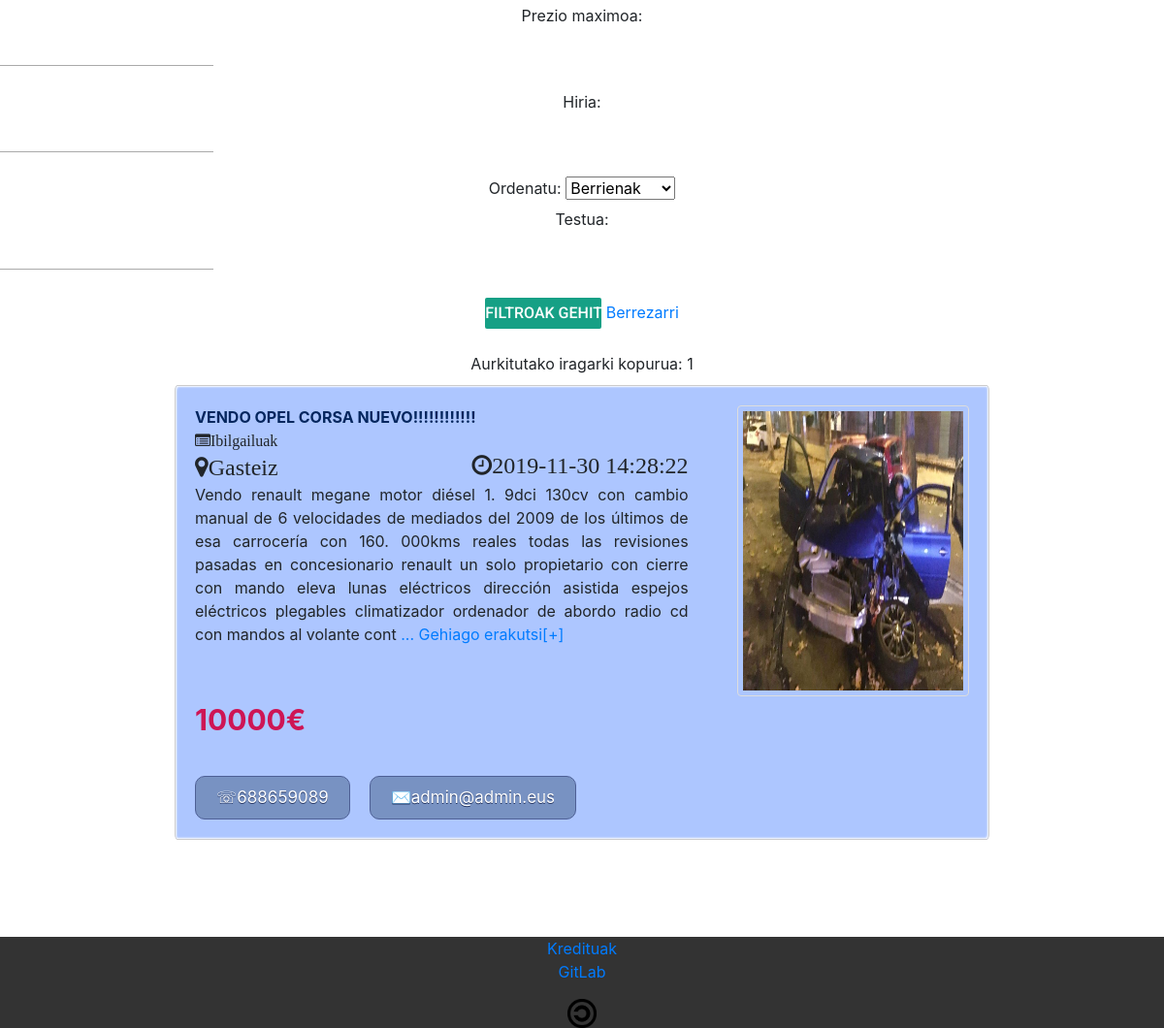
/php/Layout.php?category=Ibilgailuak (lower part), run on an earlier commit of the app's database.
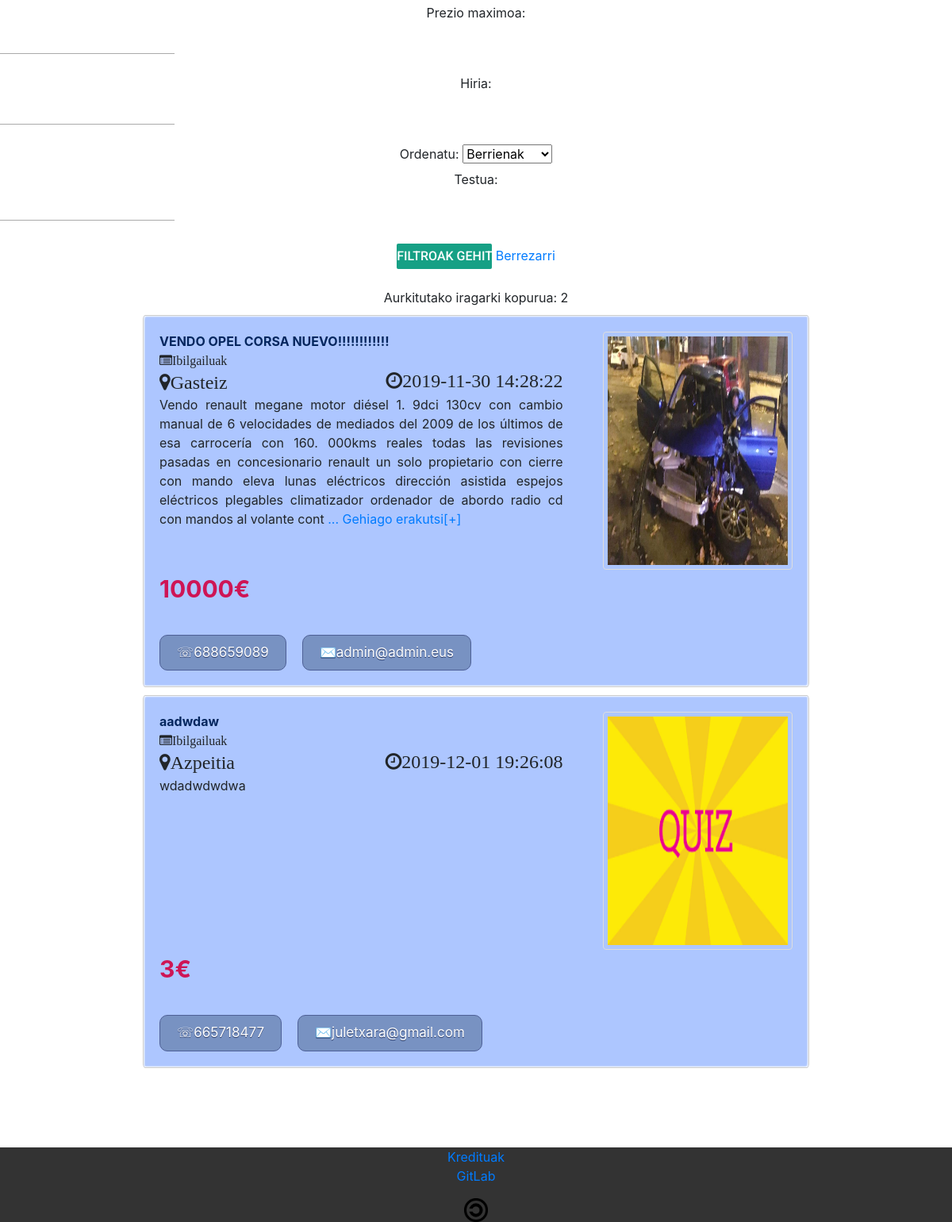
And on a later commit of the database.
### tables this page shows
CREATE TABLE `ads` (
  `ad_id` int(11) NOT NULL,
  `email` varchar(100) NOT NULL,
  `title` varchar(100) NOT NULL,
  `category` varchar(100) NOT NULL,
  `text` varchar(10000) NOT NULL,
  `price` float NOT NULL,
  `city` varchar(100) NOT NULL,
  `date` datetime NOT NULL
);

CREATE TABLE `users` (
  `email` varchar(100) NOT NULL,
  `password` varchar(100) NOT NULL,
  `name` varchar(100) NOT NULL,
  `surname1` varchar(100) NOT NULL,
  `surname2` varchar(100) NOT NULL,
  `telephone` int(11) NOT NULL,
  `banned` int(11) NOT NULL,
  `admin` int(11) NOT NULL
);

### php/ShowAdvertisementsFilter.php (the view, shortened to what this page needs)
<?php
include '../php/DbConfig.php';
$link = mysqli_connect($zerbitzaria, $erabiltzailea, $gakoa, $db) or die("Errorea datu-baseko konexioan");
$filters = array();
if (isset($_GET['category']) && !empty($category = trim($_GET['category']))) {
	$filters[] = "category='$category'";
}
$sql = "SELECT * FROM ads NATURAL JOIN users";
$sql_count = "SELECT COUNT(*) FROM ads NATURAL JOIN users";
if (count($filters) > 0) {
	$sql .= " WHERE " . implode(' AND ', $filters);
	$sql_count .= " WHERE " . implode(' AND ', $filters);
}
$result_count = mysqli_query($link, $sql_count) or die("Errorea datu-baseko kontsultan");
$row = mysqli_fetch_array($result_count, MYSQLI_ASSOC);
echo "<div>Aurkitutako iragarki kopurua: ".$row['COUNT(*)']."<div>";
$result = mysqli_query($link, $sql) or die("Errorea datu-baseko kontsultan");
while ($row = mysqli_fetch_array($result, MYSQLI_ASSOC)) {
	echo 	'<div class="home-anuntzio">
				<div class="home-anuntzio-head"></div>
				<div class="home-anuntzio-detail">
					<div class="home-anuntzio-detail-textu">
						<a href="Ad.php?ad_id='.$row['ad_id'].'"><b>'.$row['title'].'</b></a><br>
						<i class="fa fa-list-alt" aria-hidden="true">'.$row['category'].'</i>
						<div class="home-anuntzio-detail-textu-tokiordu">
							<span class="home-anuntzio-detail-textu-toki"><i class="fa fa-map-marker"
								style="font-size:24px">'.$row['city'].'</i></span>
							<span class="home-anuntzio-detail-textu-denbora"><i class="fa fa-clock-o"
								aria-hidden="true" style="font-size:24px">'.$row['date'].'</i></span>
						</div>
						<div class="home-anuntzio-detail-deskripzio">';
							echo substr($row['text'] , 0, 400);
							if(strlen($row['text'])>400) {
								echo '<a href=\'javascript:;\' onclick=\'GetFullDescription('. $row['ad_id'] .');\'> ... Gehiago erakutsi[+] </a>';
							}
							$directory = "../images/ads/".$row['ad_id']."/";
							$files = scandir($directory);
							$firstFile = $directory . $files[2];
						echo '</div>
					</div>
					<div class="home-anuntzio-detail-irudi">
						<img class="home-anuntzio-detail-irudi-txiki" src="'. $firstFile .'">
					</div>
				</div>
				<p class="prezioa">'.$row['price'].'€</p><br><br><br>
				<div class="home-anuntzio-footer">
					<a href="#" class="home-anuntzio-footer-kontaktua">&#9743;'.$row['telephone'].'</a>
					<a href="#" class="home-anuntzio-footer-kontaktua">&#9993;'.$row['email'].'</a>
				</div>';
			echo '</div>';
}
?>

### php/Layout.php (shortened to what this page needs)
<!DOCTYPE html>
<html>
<head>
</head>
<body>
	<?php include '../php/Menus.php' ?>
	<div class="main">
		<br>
		<div class="home">
			<form id="filtroak" name="filtroak">
				<fieldset>
					<br>
					<br>
					<label for="max_price">Prezio maximoa:</label>
					<input type="number" id="max_price" name="max_price" min="0"
						value="<?php echo isset($_GET['max_price']) ? $_GET['max_price'] : '' ?>">
					<br>
					<label for="city">Hiria:</label>
					<input type="text" id="city" name="city"
						value="<?php echo isset($_GET['city']) ? $_GET['city'] : '' ?>">
					<br>
					<label for="order">Ordenatu:</label>
					<select id="order" name="order">
						<option value="Berrienak">Berrienak</option>
					</select>
					<br>
					<label for="text">Testua:</label>
					<input type="text" id="text" name="text" maxlength="100"
						value="<?php echo isset($_GET['text']) ? $_GET['text'] : '' ?>">
					<input type="submit" id="submit" value="Filtroak gehitu">
					<a href="Layout.php">Berrezarri</a>
				</fieldset>
			</form>
			<br>
			<?php include '../php/ShowAdvertisementsFilter.php'; ?>
		</div>
	</div>
</body>
</html>

### styles/Style.css (style rules this page uses)
* { margin: 0; padding: 0; }
html { font-family: Roboto, sans-serif; }
body { margin: 0; background-color: #21ce77; }
footer { background: #333; text-align: center; }
fieldset { padding: 10px; border: 3px solid #999; }
.main { position: relative; width: 100%; display: inline-block; text-align: center; margin-top: 100px; }
.home { display: inline-block; text-align: center; }
.home-anuntzio { margin-top: 10px; padding: 20px; display: inline-block; background-color: #adc6ff; text-align: justify; border: 1px solid #ccc; box-shadow: 1px 1px 2px #fff inset, -1px -1px 2px #fff inset; border-radius: 3px/6px; width: 70%; }
.home-anuntzio-detail { display: flex; }
.home-anuntzio-detail-textu { padding-right: 50px; float: left; width: 70%; }
.home-anuntzio-detail-irudi { width: 30%; height: 300px; display: inline-block; }
.home-anuntzio-detail-irudi-txiki { border: 1px solid #ddd; border-radius: 4px; padding: 5px; float: right; height: 100%; width: 100%; }
.prezioa { display: block; color: #ce1555; font-weight: bold; float: left; font-size: 30px; margin: 1% 8px 0 0; padding-top: 1px; line-height: 1; }
.home-anuntzio-footer { display: flex; }
.home-anuntzio-footer-kontaktua { margin-top: 10px; margin-right: 20px; background-color: #7892c2; border-radius: 10px; border: 1px solid #4e6096; display: inline-block; cursor: pointer; color: #ffffff; font-size: 17px; padding: 9px 21px; text-decoration: none; text-shadow: 0px 1px 0px #283966; }
.home-anuntzio-detail-textu-toki { margin-top: 0.5%; }
.home-anuntzio-detail-deskripzio { display: inline-block; margin-top: 0.5%; }
.home-anuntzio-detail-textu-tokiordu { width: 100%; }
.home-anuntzio-detail-textu b { color: #04265e; }
.home-anuntzio-detail-textu-denbora { float: right; }
.home-anuntzio-detail-textu i { margin-top: 0.5%; }
.home-anuntzio-detail-deskripzio { display: inline-block; text-align: justify; }
input[type="text"], input[type="password"], input[type="number"], input[type="tel"], input[type="email"] { display: block; box-sizing: border-box; margin-bottom: 1px; padding: 4px; width: 220px; height: 32px; border: none; border-bottom: 1px solid #AAA; font-family: 'Roboto', sans-serif; font-weight: 400; font-size: 15px; transition: 0.2s ease; }
input[type="submit"] { margin-top: 28px; width: 120px; height: 32px; background: #16a085; border: none; border-radius: 2px; color: #FFF; font-family: 'Roboto', sans-serif; font-weight: 500; text-transform: uppercase; transition: 0.1s ease; cursor: pointer; }

What changed in the data, as far as the page shows it:
added ads: title "aadwdaw", category "Ibilgailuak", city "Azpeitia", date "2019-12-01 19:26:08", text "wdadwdwdwa", shows a picture, price "3", email.telephone "665718477", email "juletxara@gmail.com"
Also different on the page:
$row['COUNT(*)']: "1" → "2"
